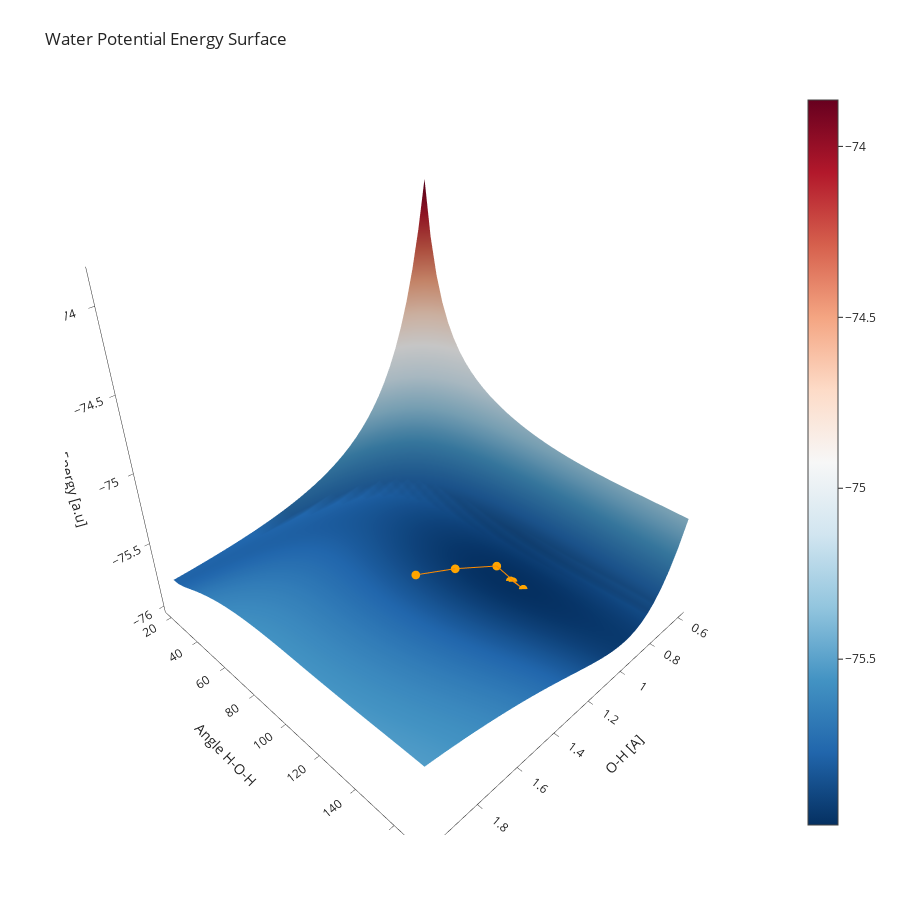

The notebook cell saved with this chart:
### Code cell
# this sets up the plotting widget
fig = go.FigureWidget(data=[go.Surface(z=PES_water, 
                                 x=PES_r,
                                 y=PES_angle,
                                 colorscale='RdBu',
                                 reversescale=True,
                                 hoverinfo='none',
                                 name='Full PES',
                                 contours=go.surface.Contours(
                                    x=go.surface.contours.X(highlight=False),
                                    y=go.surface.contours.Y(highlight=False),
                                    z=go.surface.contours.Z(highlight=False),
                                )
                                )  
                     ])
# here we plot our geometry optimization results
# change the z, x, y options if you plot multiple lines, you can also change the colors
fig.add_scatter3d(z=geo_opt_energies, x=h2o_angles_dist[:,1], y=h2o_angles_dist[:,0],mode='markers+lines', marker=dict(size=3, color='orange', opacity=1),
                   line=dict(color='darkorange',width=2),
                   name="Geometry Optimization"
                 )

# this is comesmetics to add labeles etc.
fig.update_layout(title='Water Potential Energy Surface', autosize=False,
                  template='simple_white',
                  width=900, height=900,
                  scene = dict(
                      xaxis_title="O-H [A]",
                      yaxis_title="Angle H-O-H",
                      zaxis_title='Energy [a.u]',
                      xaxis_showspikes=False,
                      yaxis_showspikes=False),
                   margin=dict(l=65, r=50, b=65, t=90))
# to display the figure
fig.show()

### Figure 1 — Plotly figure (JSON) as saved in the notebook; plotly's stock layout.template omitted (floating-point values rounded to 4 significant figures; data arrays with more than 128 entries replaced by an {"elided": "..."} marker saying what was removed)
{"data": [{"colorscale": [[0, "rgb(103,0,31)"], [0.1, "rgb(178,24,43)"], [0.2, "rgb(214,96,77)"], [0.3, "rgb(244,165,130)"], [0.4, "rgb(253,219,199)"], [0.5, "rgb(247,247,247)"], [0.6, "rgb(209,229,240)"], [0.7, "rgb(146,197,222)"], [0.8, "rgb(67,147,195)"], [0.9, "rgb(33,102,172)"], [1, "rgb(5,48,97)"]], "contours": {"x": {"highlight": false}, "y": {"highlight": false}, "z": {"highlight": false}}, "hoverinfo": "none", "name": "Full PES", "reversescale": true, "type": "surface", "uid": "2ac78f1f-2cf7-4461-aaa3-e63f165e41c6", "x": [0.6, 0.6359, 0.6718, 0.7077, 0.7436, 0.7795, 0.8154, 0.8513, 0.8872, 0.9231, 0.959, 0.9949, 1.031, 1.067, 1.103, 1.138, 1.174, 1.21, 1.246, 1.282, 1.318, 1.354, 1.39, 1.426, 1.462, 1.497, 1.533, 1.569, 1.605, 1.641, 1.677, 1.713, 1.749, 1.785, 1.821, 1.856, 1.892, 1.928, 1.964, 2], "y": [20, 23.85, 27.69, 31.54, 35.38, 39.23, 43.08, 46.92, 50.77, 54.62, 58.46, 62.31, 66.15, 70, 73.85, 77.69, 81.54, 85.38, 89.23, 93.08, 96.92, 100.8, 104.6, 108.5, 112.3, 116.2, 120, 123.8, 127.7, 131.5, 135.4, 139.2, 143.1, 146.9, 150.8, 154.6, 158.5, 162.3, 166.2, 170], "z": {"elided": "40x40 float values"}}, {"line": {"color": "darkorange", "width": 2}, "marker": {"color": "orange", "opacity": 1, "size": 3}, "mode": "markers+lines", "name": "Geometry Optimization", "type": "scatter3d", "uid": "f6376495-0253-4f1a-adbe-93aff5c3a1d1", "x": [1.313, 1.128, 0.9476, 0.9523, 0.947, 0.9515, 0.9495, 0.9495], "y": [91.09, 95.52, 103.0, 119.1, 112.7, 111.6, 111.5, 111.5], "z": [-75.77, -75.86, -75.94, -75.98, -75.98, -75.99, -75.99, -75.99]}], "layout": {"autosize": false, "height": 900, "margin": {"b": 65, "l": 65, "r": 50, "t": 90}, "scene": {"xaxis": {"showspikes": false, "title": {"text": "O-H [A]"}}, "yaxis": {"showspikes": false, "title": {"text": "Angle H-O-H"}}, "zaxis": {"title": {"text": "Energy [a.u]"}}}, "title": {"text": "Water Potential Energy Surface"}, "width": 900}}
